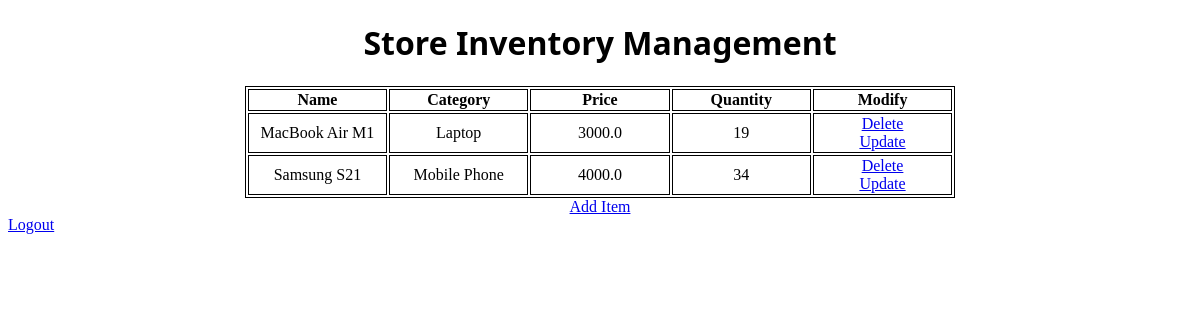
The page / on the database its author committed.
### tables this page shows
CREATE TABLE inventory
(id INTEGER PRIMARY KEY AUTOINCREMENT,
name TEXT,
category TEXT,
price REAL,
quantity INTEGER);

### app.py (the view)
@app.route('/', methods = ['GET'])
def home():
    items = getitem()
    return render_template('home.html', item = items)

### app.py (called while the page is built)
def getitem():
    conn = sqlite3.connect('store.db')
    cur = conn.cursor()
    cur.execute('SELECT * FROM inventory ORDER BY id ASC')
    items = cur.fetchall()
    conn.close()
    return items

### templates/home.html (shortened to what this page needs)
<!DOCTYPE html>
<html lang="en">
<head>
    <link rel="stylesheet" href="{{url_for('static', filename='css/index.css')}}">
</head>
<body>
    {%block body%}
	<h1>Store Inventory Management</h1>
    {% if item %}
	<table>
        <tr>
            <th>Name</th>
            <th>Category</th>
            <th>Price</th>
            <th>Quantity</th>
            <th>Modify</th>
        </tr>
        {% for row in item %}
        <tr>
            <td>{{ row[1] }}</td>
            <td>{{ row[2] }}</td>
            <td>{{ row[3] }}</td>
            <td>{{ row[4] }}</td>
            <td>
                <a href="/delete/{{row[0]}}">Delete</a>
                <br>
                <a href="{{url_for('update', item_id = row[0])}}">Update</a>
            </td>
        </tr>
        {% endfor %}
    </table>
    {% else %}
        <p> No inventory items available</p>
    {% endif %}
    <div class="center">
    <a href="{{ url_for('add') }}">Add Item</a>
    </div>
	<a href="{{ url_for('logout') }}">Logout</a>
    {%endblock%}
</body>
</html>

### static/css/index.css (style rules this page uses)
table, th, td { border: 1px solid black; margin-left: auto; margin-right: auto; width: 60%; table-layout: fixed; text-align: center; }
.center { text-align: center; }
.center a { display: inline-block; text-align: center; }
h1 { text-align: center; font-family:'Segoe UI', Tahoma, Geneva, Verdana, sans-serif }

### rows shown on the page
inventory: name "MacBook Air M1", category "Laptop", price "3000.0", quantity "19"
inventory: name "Samsung S21", category "Mobile Phone", price "4000.0", quantity "34"
